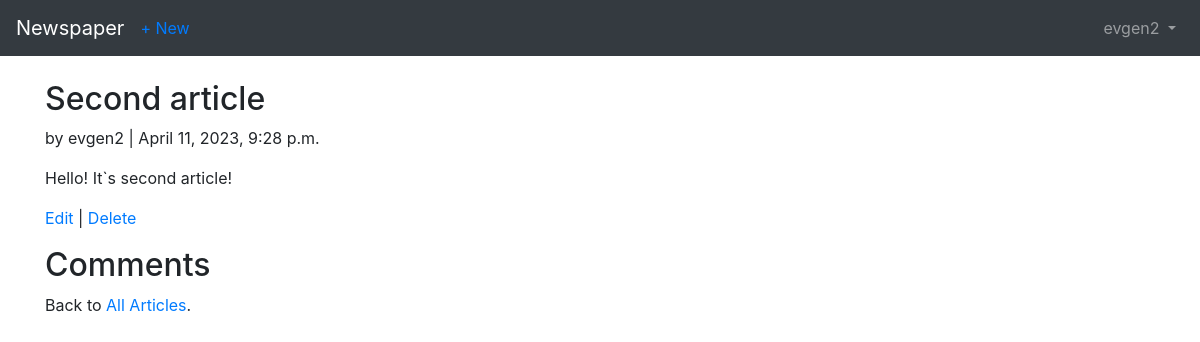
Before: /articles/2/ (signed in) with the older database file.
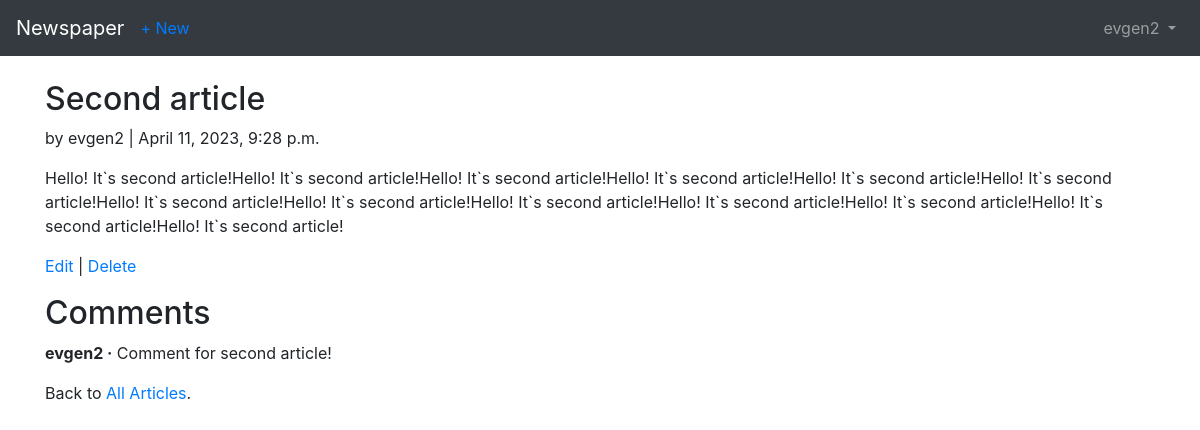
After: the same page with the newer database file.
### articles/models.py (models this page shows, shortened)
class Article(models.Model):
    title = models.CharField(max_length=255)
    body = models.TextField()
    date = models.DateTimeField(auto_now_add=True)
    author = models.ForeignKey(get_user_model(), on_delete=models.CASCADE)

class Comment(models.Model):
    article = models.ForeignKey(Article, on_delete=models.CASCADE, related_name='comments')
    comment = models.CharField(max_length=140)
    author = models.ForeignKey(get_user_model(), on_delete=models.CASCADE)
    def __str__(self):
        return self.comment

### users/models.py (models this page shows)
class CustomUser(AbstractUser):
    age = models.PositiveIntegerField(null=True, blank=True)

### articles/views.py (the view)
# urls.py: path('<int:pk>/', ArticleDetailView.as_view(), name='article_detail'),
class ArticleDetailView(LoginRequiredMixin, DetailView):
    model = Article
    template_name = 'article_detail.html'
    context_object_name = 'article'
    login_url = 'login'

### templates/article_detail.html (shortened to what this page needs)
{% extends 'base.html' %}
{% block content %}
    <div class="article-entry">
        <h2>{{ article.title }}</h2>
        <p>by {{ article.author }} | {{ article.date }}</p>
        <p>{{ article.body }}</p>
    </div>
    <p><a href="{% url 'article_edit' article.pk %}">Edit</a> |
        <a href="{% url 'article_delete' article.pk %}">Delete</a></p>
    <h2>Comments</h2>
    {% for comment in article.comments.all %}
        <p>
            <span class="font-weight-bold">{{ comment.author }} &middot;</span>
            {{ comment }}
        </p>
    {% endfor %}
    <p>Back to <a href="{% url 'article_list' %}">All Articles</a>.</p>
{% endblock content %}

Changed rows visible on the page:
changed Article "Second article": body "Hello! It`s second article!" → "Hello! It`s second article!Hello! It`s second article!Hello! It`s second article!Hello! It`s second article!Hello! It`s second article!Hello! It`s second article!Hello! It`s second article!Hello! It`s second article!Hello! It`s second article!Hello! It`s second article!Hello! It`s second article!Hello! It`s second article!Hello! It`s second article!"
added Comment: author "evgen2", comment "Comment for second article!"
